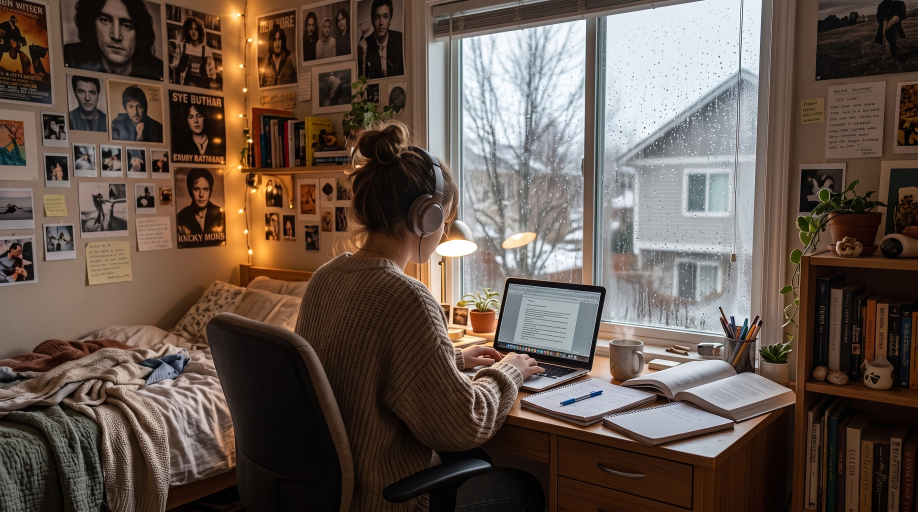
#> input picture src/assets/chill/room.jpg, 2752 x 1536 px, found by its file name (shown at 1/3 size)
$ python make-chill-room-mask.py ../src/assets/chill/room.jpg
#> lines starting #> are read from the running program, lines starting #| are printed output that depends on the picture; after the words box and inside, x2 and y2 are one past the last pixel; in counts of white or black regions, pixels touching at a corner belong together
#!/usr/bin/env python3
"""Builds the study-room scene's assets for Chill mode (src/chillRoomFx.js reads the mask
in a WebGL shader; src/ChillPosters.jsx reads the lighting). Needs only Pillow. Usage, from
the repo root:
  python3 scripts/make-chill-room-mask.py [--preview /path/overlay.png]

1. src/assets/chill/room-mask.png (half resolution, 1376x768):
     R window glass   - the two panes, where the rain runs (lamp, pencil cup, mullion, blind excluded)
     G string lights  - the column of fairy lights on the left wall
     B body           - her back and shoulders, for breathing
2. Refreshes `light` for every poster in src/chillRoomPosters.json — the room's own lighting
   measured from the original photo, so the song's artwork takes on the room's colour:
     tint  [r,g,b]   the colour cast of the light at the poster (0..255, brightest channel 255),
                     from a 150px window around it, eased 35% toward neutral so a mostly
                     orange corner doesn't turn the art into a flat orange wash
     left/right      the multiply colour at each side (0..1) — the falloff across the print
     dim             how dark prints are in this room at this spot (0.58..0.9): the original
                     print's mean luminance, mapped, so a poster in shade is darker than one
                     by the lamp
   The quads themselves come from scripts/fit-chill-room-posters.py; this only rewrites `light`.
3. src/assets/chill/room-glare.png (half resolution, RGB, black = nothing): the light that sits ON
   the original prints — the fairy lights' bokeh and glare, which the song's artwork would
   otherwise hide. It is laid over the art with a screen blend (index.css `.chill-glare`).
   Detected as warm, very bright, SMOOTH blobs (R > 205, much redder than blue, and not an edge;
   a lower R threshold picked up the warm skin of a face on a dim print as a faint ghost):
   printed lettering is bright too but sharp, and must not come back as a ghost of the old
   print, so a pixel only counts where the area around it (a 9px window) is flat. Restricted to
   the fitted prints' quads, feathered inward.

Polygons are in photo pixels (2752x1536), read off 1.0-1.6x zooms with a 50-100px grid;
calibrated to src/assets/chill/room.jpg — a different photo needs them redone.
"""
import json
import sys
from PIL import Image, ImageChops, ImageDraw, ImageFilter, ImageStat

SRC = 'src/assets/chill/room.jpg'
POSTERS = 'src/chillRoomPosters.json'
W, H = 2752, 1536

# The glass, MEASURED (luminance profiles across each border at many positions, line-fitted; see
# docs/ARCHITECTURE.md "the glass mask") and inset 2px so the drops never reach the frame, the
# mullion between the panes, or the white bevel and sill below. The borders are NOT axis-aligned:
#   left pane  : left edge x~1394 (the bright strip at 1388-1393 is the frame); right edge slants
#                from x=1757.8 at y=62 to x=1747.1 at y=830 (perspective); top edge runs
#                (1394,114)->(1756,58); the bottom is hidden by the laptop and the lamp (cut at y=832)
#   right pane : left edge x~1819 at y=100 -> 1812 at y=960; right edge x ~ 2285 - 0.038*y (it moves
#                from 2281 at y=100 to 2252 at y=880); bottom edge slopes from (1840,963) to (2020,977)
#                — below it are the dark seal, the white bevel and the sill, none of them glass;
#                the pen cup cuts the lower right.
# (An earlier hand-placed version had a vertical right edge at 2275, a flat bottom at 985 and a
#  vertical 1755 right edge for the left pane: 8-23px of drops landed on the frame, the mullion
#  and the bevel.)
GLASS_LEFT = [(1394.5, 116), (1755.5, 60), (1744.8, 830), (1394.5, 832), (1394.5, 780), (1440, 775), (1440, 650), (1394.5, 645)]
GLASS_RIGHT = [(1821.2, 41), (2279, 38), (2248, 915), (2150, 918), (2128, 983), (1840, 961), (1814.5, 959)]
LIGHTS = [(690, 0), (785, 0), (785, 780), (690, 780)]
BODY = [(920, 800), (1000, 778), (1120, 772), (1230, 802), (1310, 862), (1350, 950), (1300, 1100), (1150, 1250),
        (1010, 1260), (925, 1150), (898, 1000)]


def polygon_mask(points, blur, size=(W, H)):
    m = Image.new('L', size, 0)
    ImageDraw.Draw(m).polygon(points, fill=255)
    return m.filter(ImageFilter.GaussianBlur(blur)) if blur else m


def union(masks):
    out = masks[0]
    for m in masks[1:]:
        out = ImageChops.lighter(out, m)
    return out


# [12 lines left out: function mean_rgb, not called in this run]


def lum(c):
    return (0.299 * c[0] + 0.587 * c[1] + 0.114 * c[2]) / 255.0


# [49 lines left out: functions poster_light, build_glare, not called in this run]


def refresh_lighting():
    photo = Image.open(SRC).convert('RGB')
    data = json.load(open(POSTERS))
    for p in data['posters']:
        p['light'] = poster_light(photo, p['quad'])
    with open(POSTERS, 'w') as f:
        # compact one-line posters, keep it diffable
        f.write('{\n  "_doc": %s,\n  "posters": [\n' % json.dumps(data['_doc']))
        f.write(',\n'.join('    ' + json.dumps(p, separators=(', ', ': ')) for p in data['posters']))
        f.write('\n  ]\n}\n')
    print('refreshed lighting for', len(data['posters']), 'posters in', POSTERS)
    return data


def main():
    glass = union([polygon_mask(GLASS_LEFT, 1.5), polygon_mask(GLASS_RIGHT, 1.5)])
#> in polygon_mask, `m = Image.new('L', size, 0)`: m: PIL image 2752x1536 L; every value is 0
#> in polygon_mask, `ImageDraw.Draw(m).polygon(points, fill=255)`:
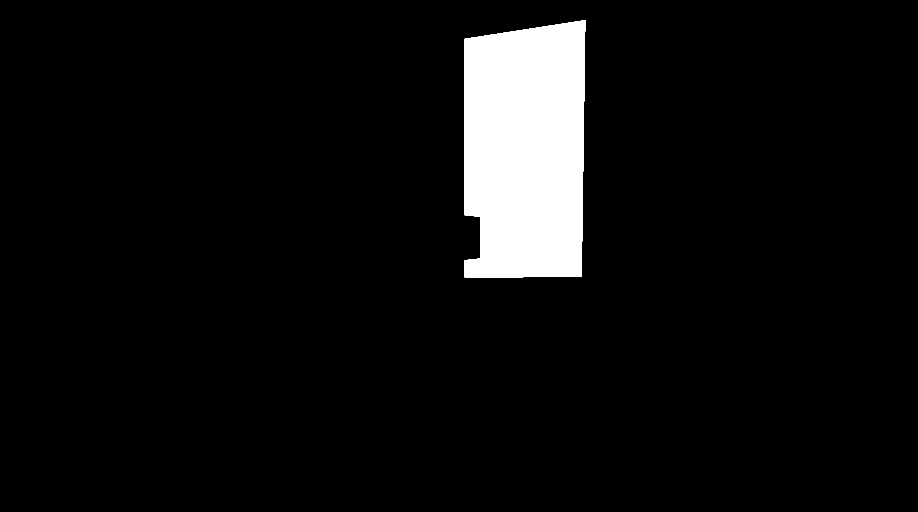
#> m: PIL image 2752x1536 L (shown at 1/3 size); 6.1% white; 1 white region, box (x1, y1, x2, y2) and area: (1394, 60, 1756, 833) 258764
#> call 2 of polygon_mask, with blur = 1.5, size = (2752, 1536)
#> in polygon_mask (call 2), `ImageDraw.Draw(m).polygon(points, fill=255)`:
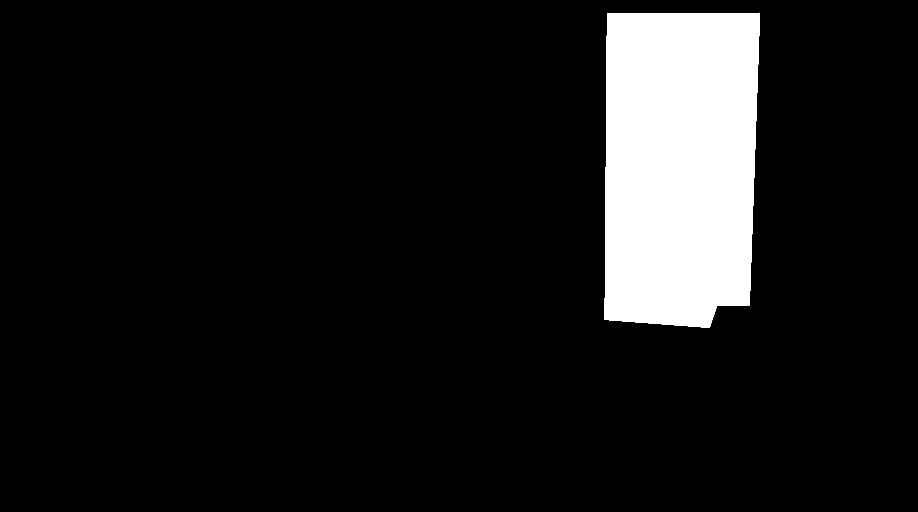
#> m: PIL image 2752x1536 L (shown at 1/3 size); 9.7% white; 1 white region, box (x1, y1, x2, y2) and area: (1814, 38, 2280, 984) 409750
#> the loop in union, `for m in masks[1:]:` made 1 pass
#> pass 1, in union, `out = ImageChops.lighter(out, m)`:
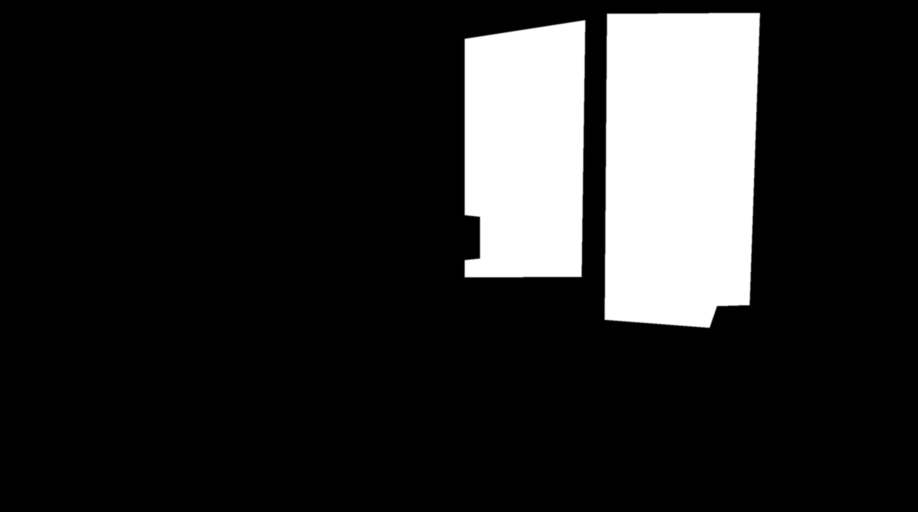
#> out: PIL image 2752x1536 L (shown at 1/3 size); min 0, max 255, mean 40.3
    lights = polygon_mask(LIGHTS, 10)
#> call 3 of polygon_mask, with blur = 10, size = (2752, 1536)
#> in polygon_mask (call 3), `ImageDraw.Draw(m).polygon(points, fill=255)`:
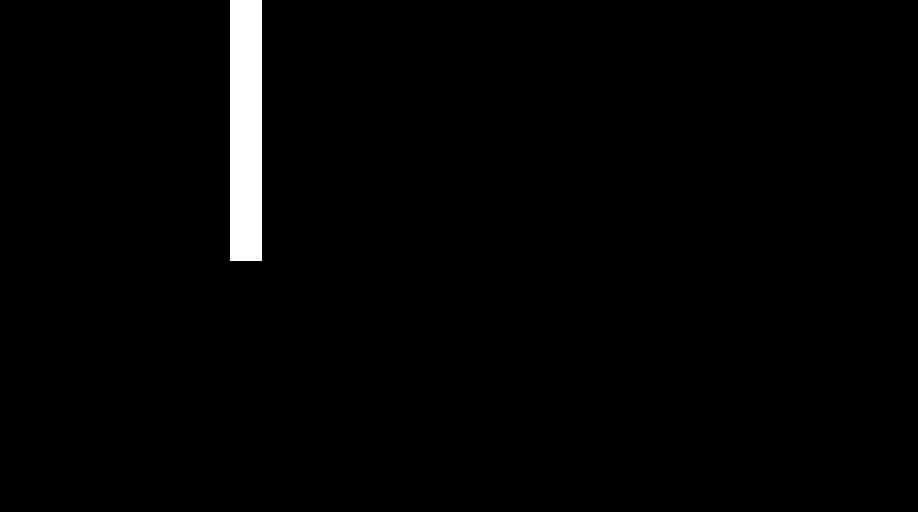
#> m: PIL image 2752x1536 L (shown at 1/3 size); 1.8% white; 1 white region, box (x1, y1, x2, y2) and area: (690, 0, 786, 781) 74976
    body = polygon_mask(BODY, 45)
#> call 4 of polygon_mask, with blur = 45, size = (2752, 1536)
#> in polygon_mask (call 4), `ImageDraw.Draw(m).polygon(points, fill=255)`:
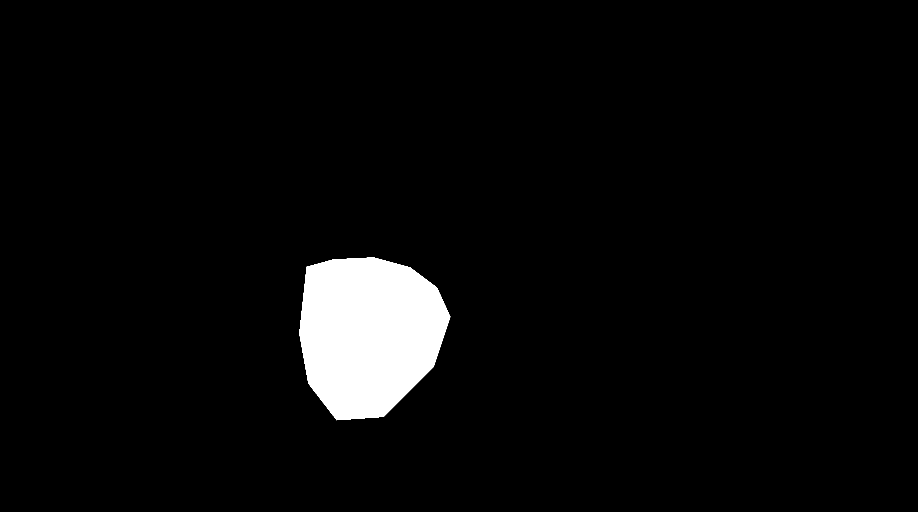
#> m: PIL image 2752x1536 L (shown at 1/3 size); 4% white; 1 white region, box (x1, y1, x2, y2) and area: (898, 772, 1351, 1261) 169844
#> in polygon_mask (call 4), `return m.filter(ImageFilter.GaussianBlur(blur)) if blur else m`:
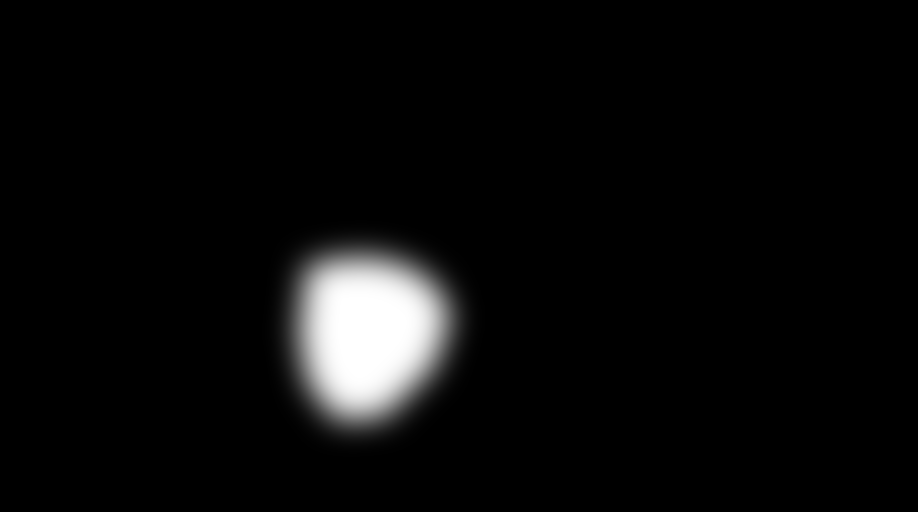
#> returned value: PIL image 2752x1536 L (shown at 1/3 size); min 0, max 255, mean 10.2
    half = (W // 2, H // 2)
    Image.merge('RGB', (glass.resize(half, Image.LANCZOS), lights.resize(half, Image.LANCZOS), body.resize(half, Image.LANCZOS))) \
        .save('src/assets/chill/room-mask.png', optimize=True)
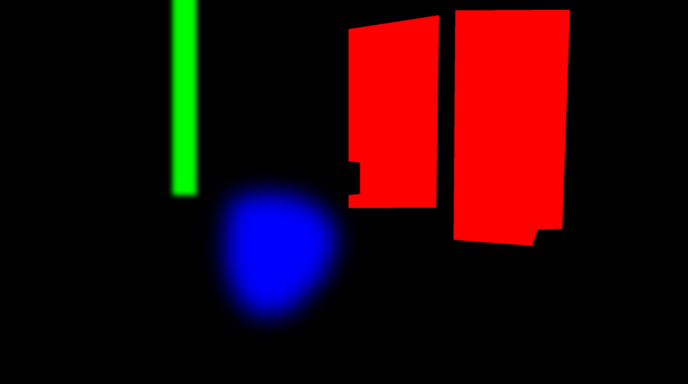
#> saved as room-mask.png: PIL image 1376x768 RGB (shown at 1/2 size); mean R, G, B 40.3, 4.5, 10.2
    print('wrote src/assets/chill/room-mask.png', half)
    data = refresh_lighting()
#> in refresh_lighting, photo is the input picture: PIL image 2752x1536 RGB; mean R, G, B 100.7, 85.5, 76
    glare = build_glare(data)

    if '--preview' in sys.argv:
        path = sys.argv[sys.argv.index('--preview') + 1]
        t = Image.open(SRC).convert('RGB')
        for mask, color, k in ((glass, (0, 230, 255), 0.4), (lights, (255, 230, 0), 0.3), (body, (255, 0, 200), 0.35)):
            t = Image.composite(Image.new('RGB', (W, H), color), t, mask.point(lambda v, k=k: int(v * k)))
        d = ImageDraw.Draw(t)
        for p in data['posters']:
            d.polygon([tuple(q) for q in p['quad']], outline=(0, 255, 0), width=2)
        t.resize(half, Image.LANCZOS).save(path)
        print('preview', path)


if __name__ == '__main__':
#> (the run stopped early here; a loop or call above may not have finished)
